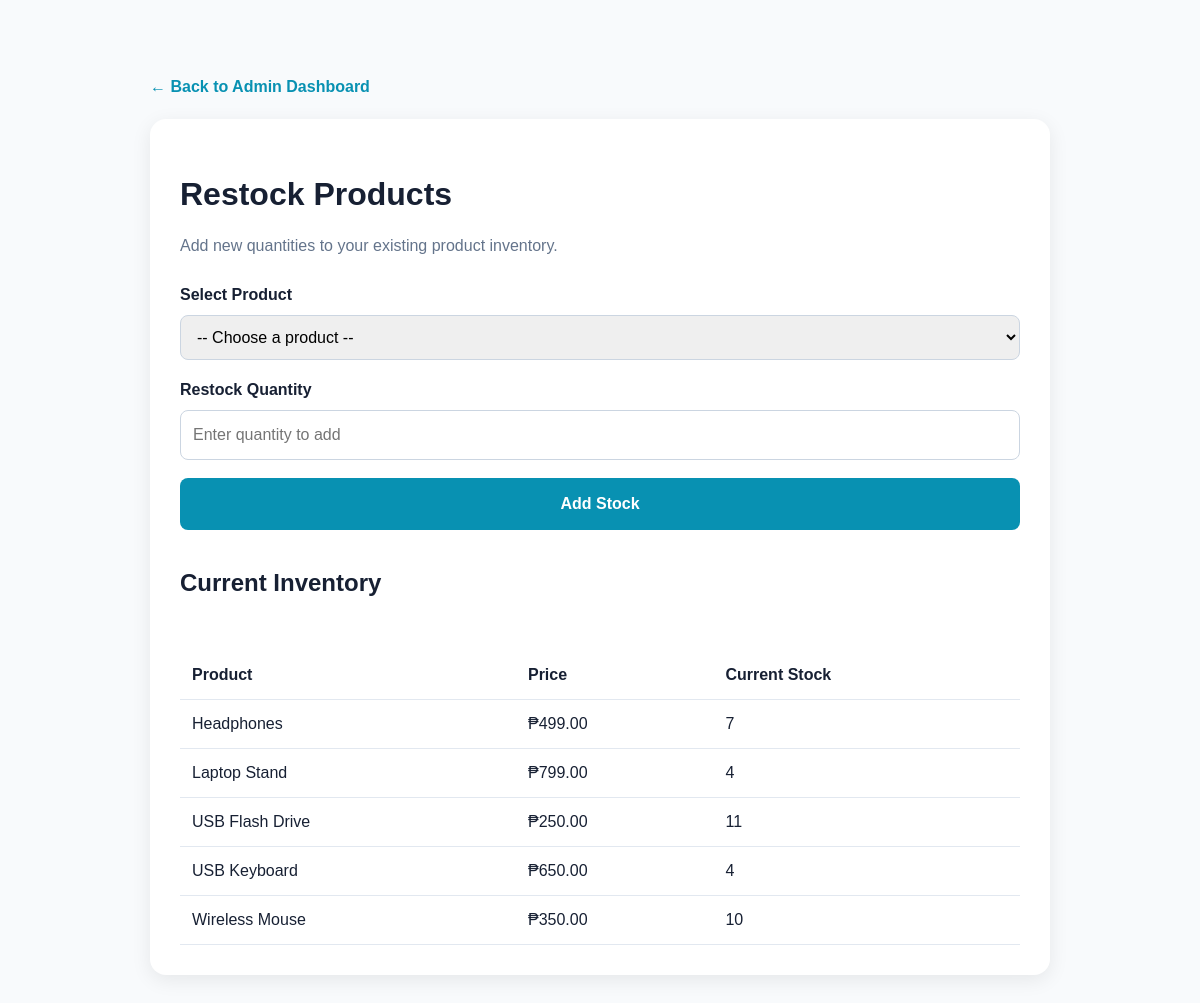
Page /admin/restock (signed in) on the earlier database version.
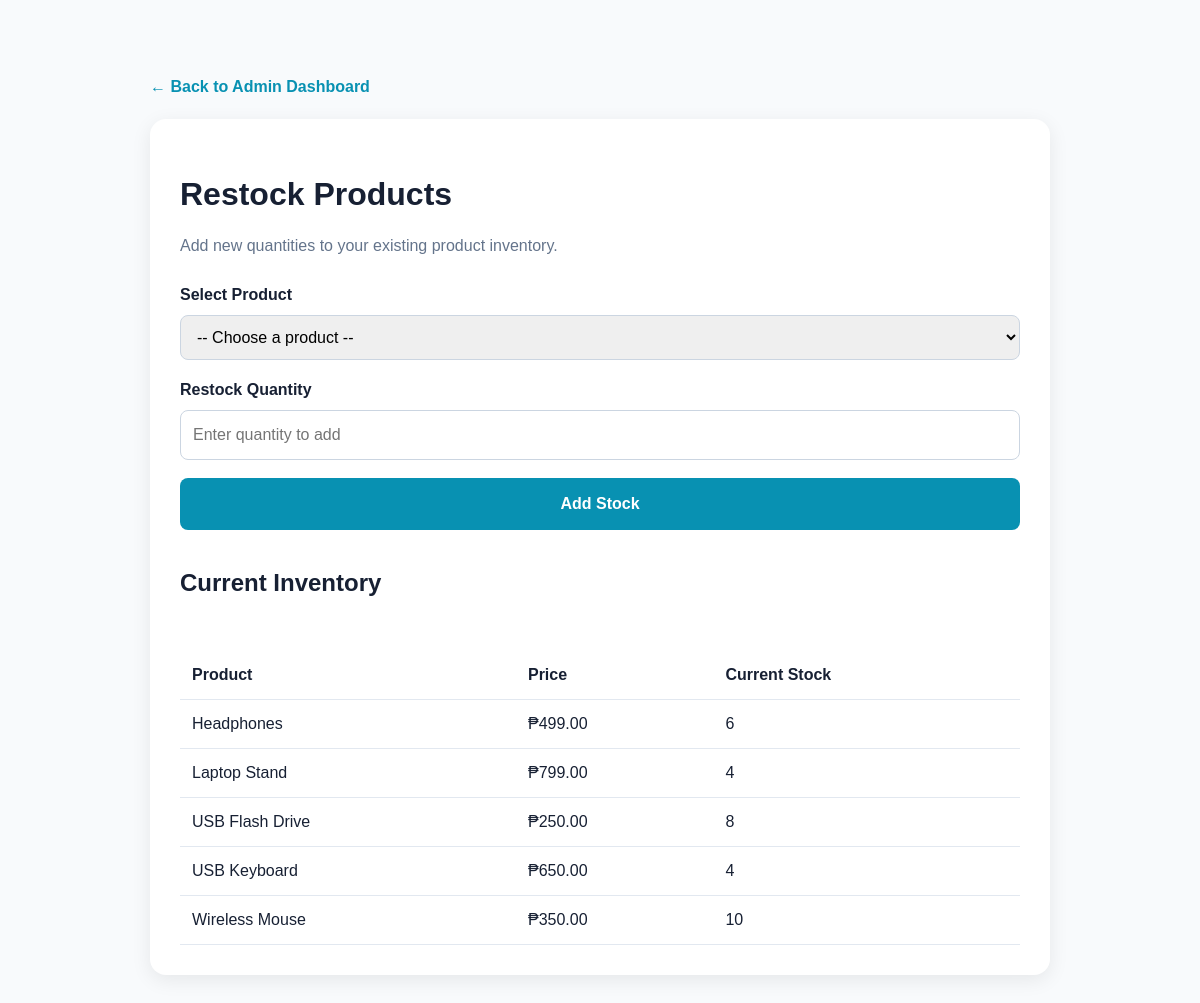
Same page on the later database version.
### tables this page shows
CREATE TABLE products (
            id INTEGER PRIMARY KEY AUTOINCREMENT,
            name TEXT NOT NULL,
            description TEXT,
            price REAL NOT NULL CHECK(price >= 0),
            stock INTEGER NOT NULL DEFAULT 0 CHECK(stock >= 0)
        );

### app.py (the view, shortened to what this page needs)
@app.route("/admin/restock", methods=["GET", "POST"])
@admin_required
def restock_products():
    connection = get_connection()
    try:
        columns = get_columns(connection, "products")
        product_id_column = find_column(
            columns, "product_id", "id"
        )
        if (
            not product_id_column
            or not {"name", "price", "stock"}.issubset(columns)
        ):
            raise RuntimeError(
                "Products table must contain ID, name, price, and stock."
            )
        id_sql = quote_identifier(product_id_column)
        products = connection.execute(
            f"""
            SELECT
                {id_sql} AS id,
                name,
                price,
                stock
            FROM products
            ORDER BY name
            """
        ).fetchall()
        return render_template(
            "restock.html",
            products=products
        )
    except (
        sqlite3.Error,
        RuntimeError,
        TypeError
    ):
        app.logger.exception("Restocking failed")
        flash("Unable to load or update inventory.", "error")
        return redirect(url_for("order_dashboard"))
    finally:
        connection.close()

### app.py (called while the page is built)
def get_columns(connection, table):
    rows = connection.execute(
        f'PRAGMA table_info("{table}")'
    ).fetchall()
    return {
        row["name"] if isinstance(row, sqlite3.Row) else row[1]
        for row in rows
    }

def find_column(columns, *names):
    for name in names:
        if name in columns:
            return name
    return None

def quote_identifier(identifier):
    return '"' + identifier.replace('"', '""') + '"'

def admin_required(view_function):
    @wraps(view_function)
    def wrapper(*args, **kwargs):
        if not session.get("is_admin"):
            return redirect(url_for("admin_login"))
        return view_function(*args, **kwargs)
    return wrapper

### database.py (called while the page is built)
def get_connection():
    connection = sqlite3.connect(DATABASE_PATH)
    connection.row_factory = sqlite3.Row
    connection.execute("PRAGMA foreign_keys = ON")
    return connection

### templates/restock.html (shortened to what this page needs)
<!DOCTYPE html>
<html lang="en">
<head>
    <link rel="stylesheet"
          href="{{ url_for('static', filename='css/style.css') }}">
</head>
<body>
<div class="restock-container">
    <a href="{{ url_for('order_dashboard') }}" class="back-link">
        ← Back to Admin Dashboard
    </a>
    <div class="restock-card">
        <h1>Restock Products</h1>
        <p>
            Add new quantities to your existing product inventory.
        </p>
        <form method="POST" class="restock-form">
            <div>
                <label for="product_id">
                    Select Product
                </label>
                <select name="product_id"
                        id="product_id"
                        required>
                    <option value="">-- Choose a product --</option>
                </select>
            </div>
            <div>
                <label for="quantity">
                    Restock Quantity
                </label>
                <input type="number"
                       name="quantity"
                       id="quantity"
                       min="1"
                       step="1"
                       placeholder="Enter quantity to add"
                       required>
            </div>
            <button type="submit" class="restock-button">
                Add Stock
            </button>
        </form>
        <h2 style="margin-top:35px;">
            Current Inventory
        </h2>
        <div style="overflow-x:auto;">
            <table class="restock-table">
                <thead>
                    <tr>
                        <th>Product</th>
                        <th>Price</th>
                        <th>Current Stock</th>
                    </tr>
                </thead>
                <tbody>
                    {% for product in products %}
                        <tr>
                            <td>{{ product['name'] }}</td>
                            <td>
                                ₱{{ "%.2f"|format(product['price']|float) }}
                            </td>
                            <td>
                                {{ product['stock'] }}
                            </td>
                        </tr>
                    {% else %}
                        <tr>
                            <td colspan="3">
                                No products found in inventory.
                            </td>
                        </tr>
                    {% endfor %}
                </tbody>
            </table>
        </div>
    </div>
</div>
</body>
</html>

### static/css/style.css (style rules this page uses)
:root { --primary: #0891b2; --primary-dark: #0e7490; --primary-light: #ecfeff; --cyan: #22d3ee; --dark: #0f172a; --text: #172033; --muted: #64748b; --border: #e2e8f0; --background: #f8fafc; --white: #ffffff; --success: #047857; --success-bg: #ecfdf5; --danger: #be123c; --danger-bg: #fff1f2; --radius: 14px; --shadow: 0 8px 25px rgba(15, 23, 42, 0.06); }
* { box-sizing: border-box; }
html { scroll-behavior: smooth; scroll-padding-top: 100px; }
body { margin: 0; background: var(--background); color: var(--text); font-family: Arial, Helvetica, sans-serif; line-height: 1.5; }
button, input, select, textarea { font: inherit; }
button, a { -webkit-tap-highlight-color: transparent; }
button { cursor: pointer; }
a { transition: color 0.2s ease, background 0.2s ease; }
button, .primary-button, .secondary-button, .add-button, .view-store-btn, .logout-btn { font-family: inherit; font-weight: 700; cursor: pointer; transition: all 0.25s ease; }
html, body { width: 100%; max-width: 100%; margin: 0; padding: 0; }
*, *::before, *::after { box-sizing: border-box; }
body { overflow-x: clip; }

### templates/restock.html (style rules this page uses)
.restock-container { max-width: 950px; margin: 50px auto; padding: 25px; }
.restock-card { background: white; padding: 30px; border-radius: 16px; box-shadow: 0 5px 20px rgba(0,0,0,.08); }
.restock-card h1 { margin-bottom: 10px; }
.restock-card p { color: #64748b; margin-bottom: 25px; }
.restock-form { display: grid; gap: 18px; }
.restock-form label { font-weight: 600; }
.restock-form select, .restock-form input { width: 100%; padding: 12px; border: 1px solid #cbd5e1; border-radius: 8px; margin-top: 8px; box-sizing: border-box; }
.restock-button { background: #0891b2; color: white; border: none; padding: 14px; border-radius: 8px; font-weight: bold; cursor: pointer; }
.restock-table { width: 100%; border-collapse: collapse; margin-top: 30px; }
.restock-table th, .restock-table td { text-align: left; padding: 12px; border-bottom: 1px solid #e2e8f0; }
.back-link { display: inline-block; margin-bottom: 20px; text-decoration: none; color: #0891b2; font-weight: 600; }

Differences in the rows shown:
changed products "Headphones": stock "7" → "6"
changed products "USB Flash Drive": stock "11" → "8"
